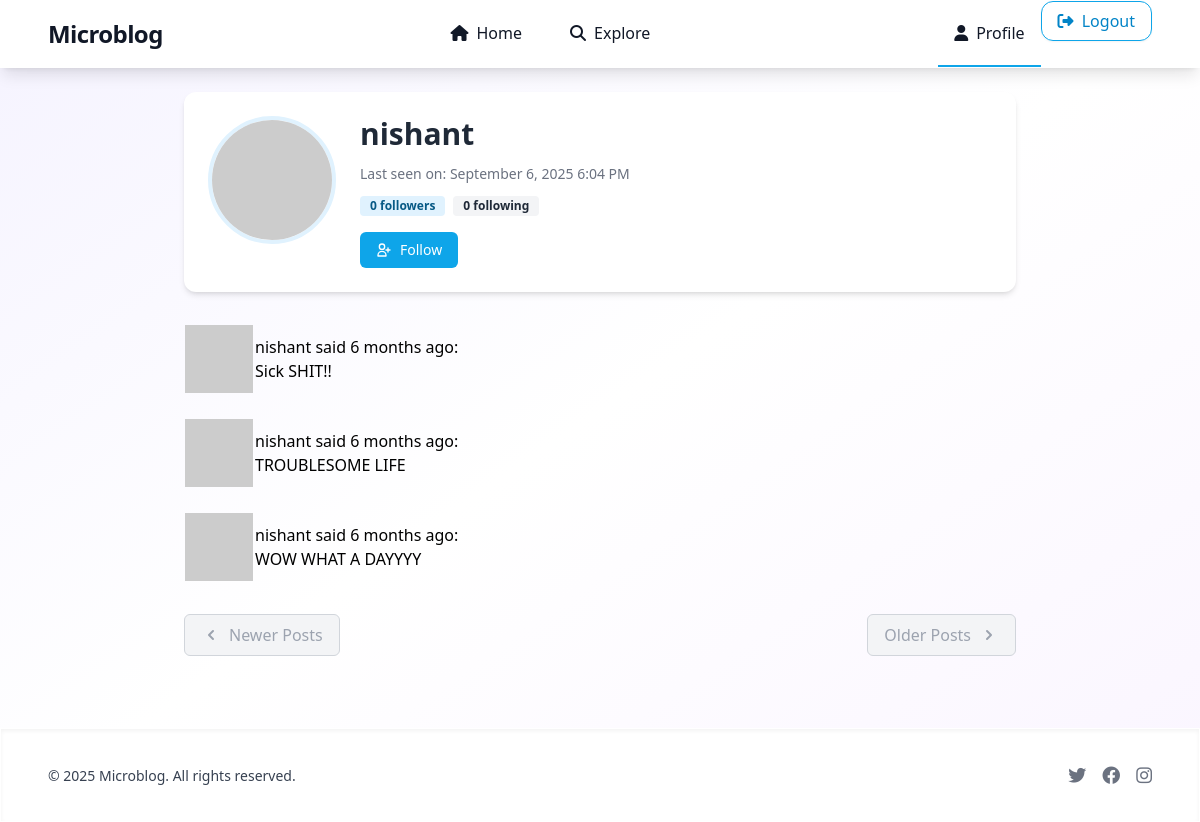
Page /user/nishant (signed in) on the committed database.
### Projectdir/models.py (models this page shows, shortened)
class User(UserMixin, db.Model):
    __tablename__ = 'user'
    id = db.Column(db.Integer, primary_key=True)
    username = db.Column(db.String(64), index=True, unique=True)
    email = db.Column(db.String(120), index=True, unique=True)
    password_hash = db.Column(db.String(120))
    about_me = db.Column(db.String(140))
    last_seen = db.Column(db.DateTime, default=datetime.utcnow)
    posts = db.relationship('Post', backref='author', lazy='dynamic')
    followed = db.relationship('User', secondary=followers,
        primaryjoin=(followers.c.follower_id==id),
        secondaryjoin=(followers.c.followed_id==id),
        backref=db.backref('followers', lazy='dynamic'), lazy='dynamic')
    __searchable__ = ['body']
    def is_following(self,user):
        return self.followed.filter(followers.c.followed_id==user.id).count()>0
    def avatar(self,size):
        digest = md5(self.email.lower().encode('utf-8')).hexdigest()
        return 'https://www.gravatar.com/avatar/{}?d=identicon&s={}'.format(digest,size)
    @login.user_loader
    def load_user(id):
        return User.query.get(int(id))

class Post(db.Model):
    id = db.Column(db.Integer, primary_key=True)
    body = db.Column(db.String(140))
    timestamp = db.Column(db.DateTime, index=True, default=datetime.utcnow)
    user_id = db.Column(db.Integer, db.ForeignKey('user.id'))

### Projectdir/routes.py (the view)
@app.route('/user/<username>')
@login_required
def user(username):
    user = User.query.filter_by(username=username).first_or_404()
    page=request.args.get('page',1,type=int)
    posts=user.posts.order_by(Post.timestamp.desc()).paginate(page=page,per_page=app.config["POSTS_PER_PAGE"],error_out=False)
    next_url=url_for('user',username=user.username,page=posts.next_num)\
        if posts.has_next else None
    prev_url=url_for('user',username=user.username,page=posts.prev_num)\
        if posts.has_prev else None
    form=EmptyForm()
    return render_template('user.html',user=user,form=form,next_url=next_url,prev_url=prev_url,posts=posts.items)

### Projectdir/routes.py (called while the page is built)
@app.before_request
def before_request():
    if current_user.is_authenticated:
        current_user.last_seen=datetime.utcnow()
        db.session.commit()

### Projectdir/templates/user.html (shortened to what this page needs)
{% extends "base.html" %}
{% block content %}
<div class="max-w-4xl mx-auto">
    <div class="bg-white rounded-xl shadow-md overflow-hidden p-6 mb-8">
        <div class="flex flex-col md:flex-row items-start">
            <div class="flex-shrink-0 mb-4 md:mb-0 md:mr-6">
                <img class="w-32 h-32 rounded-full object-cover border-4 border-primary-100" src="{{ user.avatar(128) }}" alt="{{ user.username }}'s avatar">
            </div>
            <div class="flex-grow">
                <h1 class="text-3xl font-bold text-gray-800">{{ user.username }}</h1>
                {% if user.last_seen %}
                <p class="text-sm text-gray-500 mt-3">
                    Last seen on: {{ moment(user.last_seen).format('LLL') }}
                </p>
                {% endif %}
                <div class="flex items-center mt-3">
                    <span class="bg-primary-100 text-primary-800 text-xs font-semibold px-2.5 py-0.5 rounded">
                        {{ user.followers.count() }} followers
                    </span>
                    <span class="bg-gray-100 text-gray-800 text-xs font-semibold px-2.5 py-0.5 rounded ml-2">
                        {{ user.followed.count() }} following
                    </span>
                </div>
                <div class="mt-4">
                    {% if user == current_user %}
                    <a href="{{ url_for('edit_profile') }}" class="inline-flex items-center px-4 py-2 bg-primary-500 hover:bg-primary-600 text-white text-sm font-medium rounded-md transition duration-300">
                        <svg class="w-4 h-4 mr-2" fill="none" stroke="currentColor" viewBox="0 0 24 24" xmlns="http://www.w3.org/2000/svg">
                            <path stroke-linecap="round" stroke-linejoin="round" stroke-width="2" d="M11 5H6a2 2 0 00-2 2v11a2 2 0 002 2h11a2 2 0 002-2v-5m-1.414-9.414a2 2 0 112.828 2.828L11.828 15H9v-2.828l8.586-8.586z"></path>
                        </svg>
                        Edit your profile
                    </a>
                    {% elif not current_user.is_following(user) %}
                    <form action="{{ url_for('follow', username=user.username) }}" method="post" class="inline">
                        <button type="submit" class="inline-flex items-center px-4 py-2 bg-primary-500 hover:bg-primary-600 text-white text-sm font-medium rounded-md transition duration-300">
                            <svg class="w-4 h-4 mr-2" fill="none" stroke="currentColor" viewBox="0 0 24 24" xmlns="http://www.w3.org/2000/svg">
                                <path stroke-linecap="round" stroke-linejoin="round" stroke-width="2" d="M18 9v3m0 0v3m0-3h3m-3 0h-3m-2-5a4 4 0 11-8 0 4 4 0 018 0zM3 20a6 6 0 0112 0v1H3v-1z"></path>
                            </svg>
                            Follow
                        </button>
                    </form>
                    {% endif %}
                </div>
            </div>
        </div>
    </div>
    <div class="space-y-6 mb-8">
        {% for post in posts %}
            {% include '_post.html' %}
        {% endfor %}
    </div>
    <div class="flex items-center justify-between mt-8">
        {% if prev_url %}
        <a href="{{ prev_url }}" class="inline-flex items-center px-4 py-2 bg-white border border-gray-300 rounded-md font-medium text-gray-700 hover:bg-gray-50 transition duration-300">
            <svg class="w-5 h-5 mr-2" xmlns="http://www.w3.org/2000/svg" viewBox="0 0 20 20" fill="currentColor">
                <path fill-rule="evenodd" d="M12.707 5.293a1 1 0 010 1.414L9.414 10l3.293 3.293a1 1 0 01-1.414 1.414l-4-4a1 1 0 010-1.414l4-4a1 1 0 011.414 0z" clip-rule="evenodd" />
            </svg>
            Newer Posts
        </a>
        {% else %}
        <span class="inline-flex items-center px-4 py-2 bg-gray-100 border border-gray-300 rounded-md font-medium text-gray-400 cursor-not-allowed">
            <svg class="w-5 h-5 mr-2" xmlns="http://www.w3.org/2000/svg" viewBox="0 0 20 20" fill="currentColor">
                <path fill-rule="evenodd" d="M12.707 5.293a1 1 0 010 1.414L9.414 10l3.293 3.293a1 1 0 01-1.414 1.414l-4-4a1 1 0 010-1.414l4-4a1 1 0 011.414 0z" clip-rule="evenodd" />
            </svg>
            Newer Posts
        </span>
        {% endif %}
        {% if next_url %}
        <a href="{{ next_url }}" class="inline-flex items-center px-4 py-2 bg-white border border-gray-300 rounded-md font-medium text-gray-700 hover:bg-gray-50 transition duration-300">
            Older Posts
            <svg class="w-5 h-5 ml-2" xmlns="http://www.w3.org/2000/svg" viewBox="0 0 20 20" fill="currentColor">
                <path fill-rule="evenodd" d="M7.293 14.707a1 1 0 010-1.414L10.586 10 7.293 6.707a1 1 0 011.414-1.414l4 4a1 1 0 010 1.414l-4 4a1 1 0 01-1.414 0z" clip-rule="evenodd" />
            </svg>
        </a>
        {% else %}
        <span class="inline-flex items-center px-4 py-2 bg-gray-100 border border-gray-300 rounded-md font-medium text-gray-400 cursor-not-allowed">
            Older Posts
            <svg class="w-5 h-5 ml-2" xmlns="http://www.w3.org/2000/svg" viewBox="0 0 20 20" fill="currentColor">
                <path fill-rule="evenodd" d="M7.293 14.707a1 1 0 010-1.414L10.586 10 7.293 6.707a1 1 0 011.414-1.414l4 4a1 1 0 010 1.414l-4 4a1 1 0 01-1.414 0z" clip-rule="evenodd" />
            </svg>
        </span>
        {% endif %}
    </div>
</div>
{% endblock %}

### Projectdir/templates/_post.html
<table class="table table-hover">
    <tr>
    <td width="70px">
    <a href="{{ url_for('user', username=post.author.username) }}">
    <img src="{{ post.author.avatar(70) }}" />
    </a>
    </td>
    <td>
    <a href="{{ url_for('user', username=post.author.username) }}">
    {{ post.author.username }}
    </a>
    said {{ moment(post.timestamp).fromNow() }}:
    <br>
    {{ post.body }}
    </td>
    </tr>
    </table>

### rows in the picture
User: username "nishant", last_seen "September 6, 2025 6:04 PM"
Post: author.username "nishant", timestamp "6 months ago", body "Sick SHIT!!"
Post: author.username "nishant", timestamp "6 months ago", body "TROUBLESOME LIFE"
Post: author.username "nishant", timestamp "6 months ago", body "WOW WHAT A DAYYYY"

### other values in the picture
{{ user.followers.count() }} "0"
{{ user.followed.count() }} "0"
